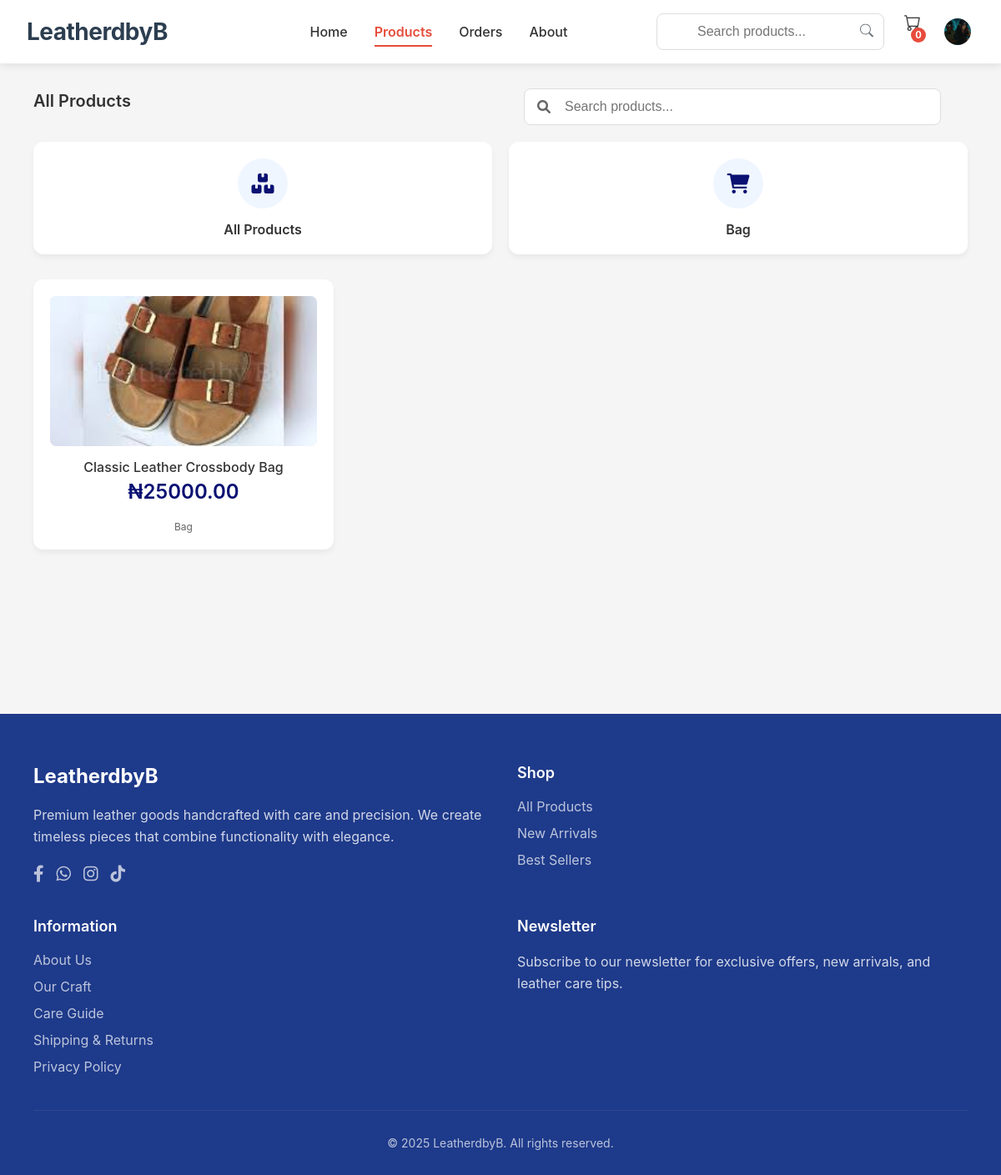
Screenshot of /products/ (signed in) with the database file from the repository.
### core/models.py (models this page shows, shortened)
class UserProfile(models.Model):
    email_notifications = models.BooleanField(default=True)
    user = models.OneToOneField(User, on_delete=models.CASCADE)
    phone = models.CharField(max_length=20, blank=True)
    date_of_birth = models.DateField(null=True, blank=True)
    class Gender(models.TextChoices):
        MALE = 'male', _('Male')
        FEMALE = 'female', _('Female')
        OTHER = 'other', _('Other')
        PREFER_NOT_TO_SAY = 'prefer_not_to_say', _('Prefer not to say')
    gender = models.CharField(
        max_length=20,
        choices=Gender.choices,
        blank=True
    )
    profile_image = models.ImageField(upload_to='profiles/', blank=True)

class Category(models.Model):
    name = models.CharField(max_length=100)
    slug = models.SlugField(unique=True, blank=True)
    icon = models.CharField(max_length=50, help_text="Font Awesome icon class")
    class Meta:
        verbose_name_plural = "Categories"

class Product(models.Model):
    name = models.CharField(max_length=200)
    description = models.TextField()
    slug = models.SlugField(unique=True, blank=True)
    price = models.DecimalField(max_digits=10, decimal_places=2)
    category = models.ForeignKey(Category, on_delete=models.CASCADE)
    stock = models.PositiveIntegerField(default=0)
    rating = models.FloatField(default=0)
    sku = models.CharField(max_length=50, unique=True)
    featured = models.BooleanField(default=False)  # ✅ Add this line
    created_at = models.DateTimeField(auto_now_add=True)
    featured = models.BooleanField(default=False)
    updated_at = models.DateTimeField(auto_now=True)

class ProductImage(models.Model):
    product = models.ForeignKey(Product, related_name='images', on_delete=models.CASCADE)
    image = models.ImageField(upload_to='products/')
    is_featured = models.BooleanField(default=False)

### core/views.py (the view)
def product_list(request):
    categories = Category.objects.all()
    products = Product.objects.all()
    category_slug = request.GET.get('category')
    if category_slug:
        products = products.filter(category__slug=category_slug)
    search_query = request.GET.get('search')
    if search_query:
        products = products.filter(name__icontains=search_query)
    context = {
        'categories': categories,
        'products': products,
        'selected_category': category_slug,
        'search_query': search_query,
    }
    return render(request, 'products/list.html', context)

### core/context_processors.py (called while the page is built)
def cart_context(request):
    cart = None
    total_items = 0
    if request.user.is_authenticated:
        cart = Cart.objects.filter(user=request.user).first()
    elif request.session.session_key:
        cart = Cart.objects.filter(session_key=request.session.session_key).first()
    if cart:
        total_items = cart.total_items
    return {'cart': cart, 'cart_total_items': total_items}

### core/models.py (called while the page is built)
    @property
    def total_items(self):
        return self.items.aggregate(total=models.Sum('quantity'))['total'] or 0

### core/templates/products/list.html (shortened to what this page needs)
{% extends "base.html" %}
{% load static %}
{% block content %}
<div id="product-tab" class="page">
    <div class="section-header">
        <h2 class="section-title">All Products</h2>
        <div class="search-bar" style="width: 300px;">
            <i class="fas fa-search search-icon"></i>
            <form method="GET" action="{% url 'product_list' %}">
                <input type="text" class="search-input" id="productSearch"
                       name="search" placeholder="Search products..."
                       value="{{ request.GET.search }}">
            </form>
        </div>
    </div>
    <div class="categories mb-30">
        <div class="category-card" onclick="window.location.href='{% url 'product_list' %}'">
            <div class="category-icon">
                <i class="fas fa-boxes"></i>
            </div>
            <div class="category-name">All Products</div>
        </div>
        {% for category in categories %}
        <div class="category-card"
             onclick="window.location.href='{% url 'product_list' %}?category={{ category.slug }}'"
             {% if selected_category == category.slug %}style="background: #eff6ff; color: #0a1172;"{% endif %}>
            <div class="category-icon">
                <i class="fas fa-{{ category.icon }}"></i>
            </div>
            <div class="category-name">{{ category.name }}</div>
        </div>
        {% endfor %}
    </div>
    <div class="product-grid" id="allProductsGrid">
        {% for product in products %}
        <div class="product-card" onclick="window.location.href='{% url 'product_detail' product.slug %}'">
            <div class="product-image">
                {% if product.images.first %}
                <img src="{{ product.images.first.image.url }}" alt="{{ product.name }}">
                {% else %}
                <i class="fas fa-image"></i>
                {% endif %}
            </div>
            <h3 class="product-name">{{ product.name }}</h3>
            <div class="product-price">₦{{ product.price|floatformat:2 }}</div>
            <div class="product-category">{{ product.category.name }}</div>
        </div>
        {% endfor %}
    </div>
</div>
{% endblock %}

### core/templates/includes/header.html (shortened to what this page needs)
<nav class="main-nav">
    <div class="nav-brand">
        <a href="{% url 'home' %}" class="logo">LeatherdbyB</a>
    </div>
    <div class="nav-primary">
        <a class="nav-item {% if request.path == '/' %}active{% endif %}" href="{% url 'home' %}">Home</a>
        <a class="nav-item {% if request.path == '/products/' %}active{% endif %}" href="{% url 'product_list' %}">Products</a>
        <a class="nav-item {% if request.path == '/account/orders/' %}active{% endif %}" href="{% url 'order_history' %}">Orders</a>
        <a class="nav-item {% if request.path == '/about/' %}active{% endif %}" href="{% url 'about' %}">About</a>
    </div>
    <div class="nav-secondary">
        <div class="search-container">
            <form method="GET" action="{% url 'product_list' %}" class="search-form">
                <input type="text" class="search-input" name="search" placeholder="Search products..."
                       value="{{ request.GET.search }}" aria-label="Search products">
                <button type="submit" class="search-button" aria-label="Submit search">
                    <svg xmlns="http://www.w3.org/2000/svg" width="16" height="16" fill="currentColor" viewBox="0 0 16 16">
                        <path d="M11.742 10.344a6.5 6.5 0 1 0-1.397 1.398h-.001c.03.04.062.078.098.115l3.85 3.85a1 1 0 0 0 1.415-1.414l-3.85-3.85a1.007 1.007 0 0 0-.115-.1zM12 6.5a5.5 5.5 0 1 1-11 0 5.5 5.5 0 0 1 11 0z"/>
                    </svg>
                </button>
            </form>
        </div>
        <div class="cart-container" onclick="window.location.href='{% url 'cart_detail' %}'">
            <div class="cart-icon">
                <span class="cart-badge">{{ cart_total_items }}</span>
            </div>
        </div>
        <div class="account-dropdown">
            <button class="account-toggle" aria-label="Account menu">
                {% if request.user.is_authenticated %}
                    {% if request.user.userprofile.profile_image %}
                        <img src="{{ request.user.userprofile.profile_image.url }}" alt="Profile" class="account-avatar">
                    {% endif %}
                {% endif %}
            </button>
        </div>
    </div>
</nav>

### core/static/css/style.css (style rules this page uses)
.product-category { font-size: 12px; color: #666; margin-top: 5px; text-transform: capitalize; }
* { margin: 0; padding: 0; box-sizing: border-box; }
body { font-family: -apple-system, BlinkMacSystemFont, 'Segoe UI', Roboto, sans-serif; background-color: #f5f5f5; color: #333; overflow-x: hidden; }
.logo { font-size: 28px; font-weight: bold; color: #0a1172; }
.search-bar { position: relative; width: 250px; }
.search-input { width: 100%; padding: 10px 15px 10px 40px; border: 1px solid #ddd; border-radius: 8px; font-size: 14px; transition: all 0.3s; }
.search-icon { position: absolute; left: 12px; top: 50%; transform: translateY(-50%); color: #666; }
.cart-badge { position: relative; cursor: pointer; }
.categories { display: flex; gap: 20px; margin-bottom: 40px; }
.category-card { flex: 1; background: white; border-radius: 12px; padding: 20px; text-align: center; box-shadow: 0 4px 6px rgba(0,0,0,0.05); transition: all 0.2s; cursor: pointer; }
.category-icon { width: 60px; height: 60px; background: #eff6ff; border-radius: 50%; display: flex; align-items: center; justify-content: center; margin: 0 auto 15px; color: #0a1172; font-size: 24px; }
.category-name { font-weight: 600; font-size: 16px; }
.section-header { display: flex; justify-content: space-between; align-items: center; margin-bottom: 20px; }
.section-title { font-size: 24px; font-weight: bold; }
.product-grid { display: grid; grid-template-columns: repeat(4, 1fr); gap: 20px; margin-bottom: 40px; }
.product-card { background: white; border-radius: 12px; padding: 20px; text-align: center; position: relative; box-shadow: 0 4px 6px rgba(0,0,0,0.05); transition: all 0.2s; cursor: pointer; }
.product-image { width: 100%; height: 180px; background: #e5e5e5; border-radius: 8px; margin-bottom: 15px; display: flex; align-items: center; justify-content: center; font-size: 48px; color: #999; }
.product-name { font-weight: 500; margin-bottom: 5px; font-size: 16px; }
.product-price { color: #0a1172; font-weight: 600; }
.product-price { font-size: 24px; color: #0a1172; font-weight: 600; margin-bottom: 20px; }
.cart-container { display: flex; gap: 30px; }
.section-title { font-size: 20px; font-weight: 600; margin-bottom: 15px; }
.page { animation: fadeIn 0.3s ease-in; }
.mb-30 { margin-bottom: 30px; }
@media (max-width: 1200px) { .product-grid { grid-template-columns: repeat(3, 1fr); } }
.product-image { width: 100%; height: 180px; border-radius: 8px; margin-bottom: 15px; overflow: hidden; }
.product-image img { width: 100%; height: 100%; object-fit: cover; transition: transform 0.3s ease; }
.logo { font-size: 1.75rem; font-weight: bold; color: #0a1172; margin-right: 2rem; }
.search-bar { position: relative; flex: 1; max-width: 500px; margin: 0 2rem; }
.search-input { width: 100%; padding: 0.75rem 1rem 0.75rem 3rem; border: 1px solid #ddd; border-radius: 8px; font-size: 1rem; transition: all 0.3s ease; }
.search-icon { position: absolute; left: 1rem; top: 50%; transform: translateY(-50%); color: #666; }

### rows the page displays
Category: name "Bag"
Product: images.first.image (picture), name "Classic Leather Crossbody Bag", price "25000.00", category.name "Bag"

### other values shown
{{ cart_total_items }} "0"
